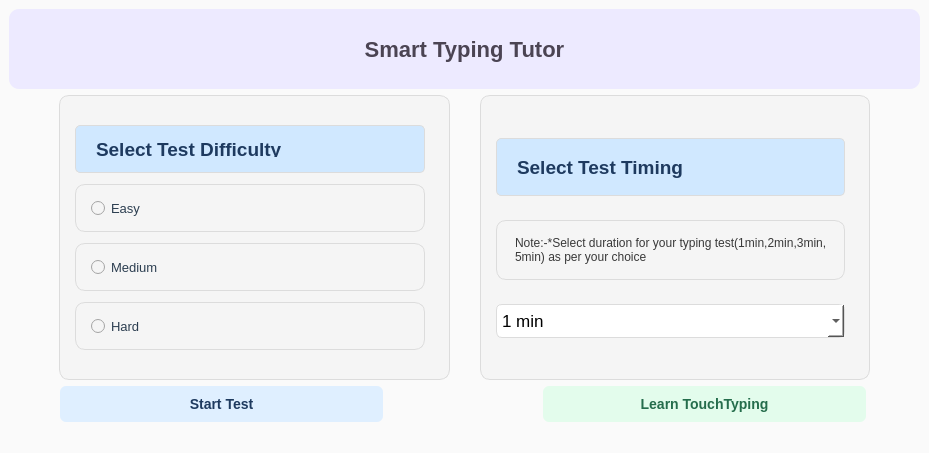
<?xml version="1.0" encoding="UTF-8"?>
<ui version="4.0">
 <class>MainWindow</class>
 <widget class="QMainWindow" name="MainWindow">
  <property name="geometry">
   <rect>
    <x>0</x>
    <y>0</y>
    <width>929</width>
    <height>453</height>
   </rect>
  </property>
  <property name="windowTitle">
   <string>Smart Typing Tutor</string>
  </property>
  <property name="windowIcon">
   <iconset theme="QIcon::ThemeIcon::InputKeyboard"/>
  </property>
  <property name="styleSheet">
   <string notr="true">background-color:#fafafa;</string>
  </property>
  <widget class="QWidget" name="centralwidget">
   <layout class="QVBoxLayout" name="verticalLayout_3">
    <item>
     <layout class="QVBoxLayout" name="verticalLayout">
      <item>
       <widget class="QLabel" name="heading">
        <property name="sizePolicy">
         <sizepolicy hsizetype="Expanding" vsizetype="Fixed">
          <horstretch>0</horstretch>
          <verstretch>0</verstretch>
         </sizepolicy>
        </property>
        <property name="minimumSize">
         <size>
          <width>0</width>
          <height>80</height>
         </size>
        </property>
        <property name="font">
         <font>
          <pointsize>-1</pointsize>
          <bold>true</bold>
          <underline>false</underline>
         </font>
        </property>
        <property name="cursor">
         <cursorShape>ForbiddenCursor</cursorShape>
        </property>
        <property name="styleSheet">
         <string notr="true">QLabel {
    background-color: #edeaff;
    color: #4b4453;
    font-size: 22px;
    font-weight: bold;
    padding: 15px;
    border-radius: 10px;
}
</string>
        </property>
        <property name="frameShape">
         <enum>QFrame::Shape::Box</enum>
        </property>
        <property name="text">
         <string>Smart Typing Tutor</string>
        </property>
        <property name="alignment">
         <set>Qt::AlignmentFlag::AlignCenter</set>
        </property>
       </widget>
      </item>
     </layout>
    </item>
    <item>
     <layout class="QHBoxLayout" name="horizontalLayout">
      <property name="spacing">
       <number>30</number>
      </property>
      <property name="leftMargin">
       <number>50</number>
      </property>
      <property name="rightMargin">
       <number>50</number>
      </property>
      <item>
       <widget class="QFrame" name="frame_2">
        <property name="sizePolicy">
         <sizepolicy hsizetype="Expanding" vsizetype="Preferred">
          <horstretch>0</horstretch>
          <verstretch>0</verstretch>
         </sizepolicy>
        </property>
        <property name="minimumSize">
         <size>
          <width>250</width>
          <height>0</height>
         </size>
        </property>
        <property name="styleSheet">
         <string notr="true">background-color: #f5f5f5;
border: 1px solid #dcdcdc;
border-radius: 10px;
padding: 15px;</string>
        </property>
        <property name="frameShape">
         <enum>QFrame::Shape::StyledPanel</enum>
        </property>
        <property name="frameShadow">
         <enum>QFrame::Shadow::Raised</enum>
        </property>
        <layout class="QVBoxLayout" name="verticalLayout_4" stretch="1,1,1,1">
         <property name="leftMargin">
          <number>0</number>
         </property>
         <property name="topMargin">
          <number>9</number>
         </property>
         <property name="bottomMargin">
          <number>6</number>
         </property>
         <item>
          <widget class="QLabel" name="label_2">
           <property name="sizePolicy">
            <sizepolicy hsizetype="Preferred" vsizetype="Fixed">
             <horstretch>0</horstretch>
             <verstretch>0</verstretch>
            </sizepolicy>
           </property>
           <property name="maximumSize">
            <size>
             <width>16777215</width>
             <height>48</height>
            </size>
           </property>
           <property name="font">
            <font>
             <pointsize>14</pointsize>
             <bold>true</bold>
            </font>
           </property>
           <property name="cursor">
            <cursorShape>ForbiddenCursor</cursorShape>
           </property>
           <property name="styleSheet">
            <string notr="true">QLabel {
    background-color: #d0e8ff;
    color: #1e3a5f;
    font-weight: bold;
    padding: 15px;
    border-radius: 5px;
}
</string>
           </property>
           <property name="text">
            <string>Select Test Difficulty</string>
           </property>
           <property name="margin">
            <number>-5</number>
           </property>
          </widget>
         </item>
         <item>
          <widget class="QRadioButton" name="radioButton_easy">
           <property name="font">
            <font>
             <pointsize>10</pointsize>
            </font>
           </property>
           <property name="cursor">
            <cursorShape>PointingHandCursor</cursorShape>
           </property>
           <property name="styleSheet">
            <string notr="true">color: #2c3e50;
</string>
           </property>
           <property name="text">
            <string>Easy</string>
           </property>
          </widget>
         </item>
         <item>
          <widget class="QRadioButton" name="radioButton_medium">
           <property name="font">
            <font>
             <pointsize>10</pointsize>
            </font>
           </property>
           <property name="cursor">
            <cursorShape>PointingHandCursor</cursorShape>
           </property>
           <property name="styleSheet">
            <string notr="true">color: #2c3e50;
</string>
           </property>
           <property name="text">
            <string>Medium</string>
           </property>
          </widget>
         </item>
         <item>
          <widget class="QRadioButton" name="radioButton_hard">
           <property name="font">
            <font>
             <pointsize>10</pointsize>
            </font>
           </property>
           <property name="cursor">
            <cursorShape>PointingHandCursor</cursorShape>
           </property>
           <property name="styleSheet">
            <string notr="true">color: #2c3e50;</string>
           </property>
           <property name="text">
            <string>Hard</string>
           </property>
          </widget>
         </item>
        </layout>
       </widget>
      </item>
      <item>
       <widget class="QFrame" name="frame">
        <property name="sizePolicy">
         <sizepolicy hsizetype="Expanding" vsizetype="Preferred">
          <horstretch>0</horstretch>
          <verstretch>0</verstretch>
         </sizepolicy>
        </property>
        <property name="minimumSize">
         <size>
          <width>250</width>
          <height>0</height>
         </size>
        </property>
        <property name="styleSheet">
         <string notr="true">background-color: #f5f5f5;
border: 1px solid #dcdcdc;
border-radius: 10px;
padding: 15px;</string>
        </property>
        <property name="frameShape">
         <enum>QFrame::Shape::StyledPanel</enum>
        </property>
        <property name="frameShadow">
         <enum>QFrame::Shadow::Raised</enum>
        </property>
        <layout class="QVBoxLayout" name="verticalLayout_2" stretch="1,1,1">
         <property name="leftMargin">
          <number>0</number>
         </property>
         <property name="topMargin">
          <number>9</number>
         </property>
         <property name="bottomMargin">
          <number>6</number>
         </property>
         <item>
          <widget class="QLabel" name="label">
           <property name="sizePolicy">
            <sizepolicy hsizetype="Preferred" vsizetype="Fixed">
             <horstretch>0</horstretch>
             <verstretch>0</verstretch>
            </sizepolicy>
           </property>
           <property name="maximumSize">
            <size>
             <width>16777215</width>
             <height>58</height>
            </size>
           </property>
           <property name="baseSize">
            <size>
             <width>0</width>
             <height>0</height>
            </size>
           </property>
           <property name="font">
            <font>
             <pointsize>14</pointsize>
             <bold>true</bold>
            </font>
           </property>
           <property name="cursor">
            <cursorShape>ForbiddenCursor</cursorShape>
           </property>
           <property name="styleSheet">
            <string notr="true">QLabel {
    background-color: #d0e8ff;
    color: #1e3a5f;
    font-weight: bold;
    padding: 15px;
    border-radius: 5px;
}
</string>
           </property>
           <property name="text">
            <string>Select Test Timing</string>
           </property>
           <property name="margin">
            <number>0</number>
           </property>
          </widget>
         </item>
         <item>
          <widget class="QLabel" name="label_3">
           <property name="sizePolicy">
            <sizepolicy hsizetype="Preferred" vsizetype="Fixed">
             <horstretch>0</horstretch>
             <verstretch>0</verstretch>
            </sizepolicy>
           </property>
           <property name="cursor">
            <cursorShape>WhatsThisCursor</cursorShape>
           </property>
           <property name="styleSheet">
            <string notr="true">color: rgb(57, 57, 57);</string>
           </property>
           <property name="text">
            <string>Note:-*Select duration for your typing test(1min,2min,3min,5min) as per your choice</string>
           </property>
           <property name="wordWrap">
            <bool>true</bool>
           </property>
          </widget>
         </item>
         <item>
          <widget class="QComboBox" name="comboBox_time">
           <property name="font">
            <font>
             <pointsize>13</pointsize>
            </font>
           </property>
           <property name="cursor">
            <cursorShape>PointingHandCursor</cursorShape>
           </property>
           <property name="styleSheet">
            <string notr="true">padding:5px;
border:1px	solid	#bbb;
border-radius:6px;
background-color:white;</string>
           </property>
           <item>
            <property name="text">
             <string>1 min</string>
            </property>
           </item>
           <item>
            <property name="text">
             <string>2 min</string>
            </property>
           </item>
           <item>
            <property name="text">
             <string>3 min</string>
            </property>
           </item>
           <item>
            <property name="text">
             <string>5 min</string>
            </property>
           </item>
          </widget>
         </item>
        </layout>
       </widget>
      </item>
     </layout>
    </item>
    <item>
     <layout class="QHBoxLayout" name="horizontalLayout_3">
      <property name="spacing">
       <number>160</number>
      </property>
      <property name="leftMargin">
       <number>51</number>
      </property>
      <property name="rightMargin">
       <number>54</number>
      </property>
      <item>
       <widget class="QPushButton" name="pushButton_start">
        <property name="font">
         <font>
          <pointsize>-1</pointsize>
          <bold>true</bold>
         </font>
        </property>
        <property name="styleSheet">
         <string notr="true">QPushButton {
background-color: #dfefff;

    color: #1e3a5f;
    border: none;
    font-size: 14px;
    padding: 10px 22px;
    border-radius: 6px;
}

QPushButton:hover {
     background-color: #c7e4ff;
}
</string>
        </property>
        <property name="text">
         <string>Start Test</string>
        </property>
       </widget>
      </item>
      <item>
       <widget class="QPushButton" name="pushButton_blog">
        <property name="font">
         <font>
          <pointsize>-1</pointsize>
          <bold>true</bold>
         </font>
        </property>
        <property name="styleSheet">
         <string notr="true">QPushButton {
    background-color: #e3fcec;
    color: #256d4c;
    border: none;
    font-size: 14px;
    padding: 10px 20px;
    border-radius: 6px;
}

QPushButton:hover {
    background-color: #c8f7e0;
}
</string>
        </property>
        <property name="text">
         <string>Learn TouchTyping</string>
        </property>
       </widget>
      </item>
     </layout>
    </item>
   </layout>
  </widget>
  <widget class="QStatusBar" name="statusbar"/>
 </widget>
 <resources/>
 <connections/>
</ui>
